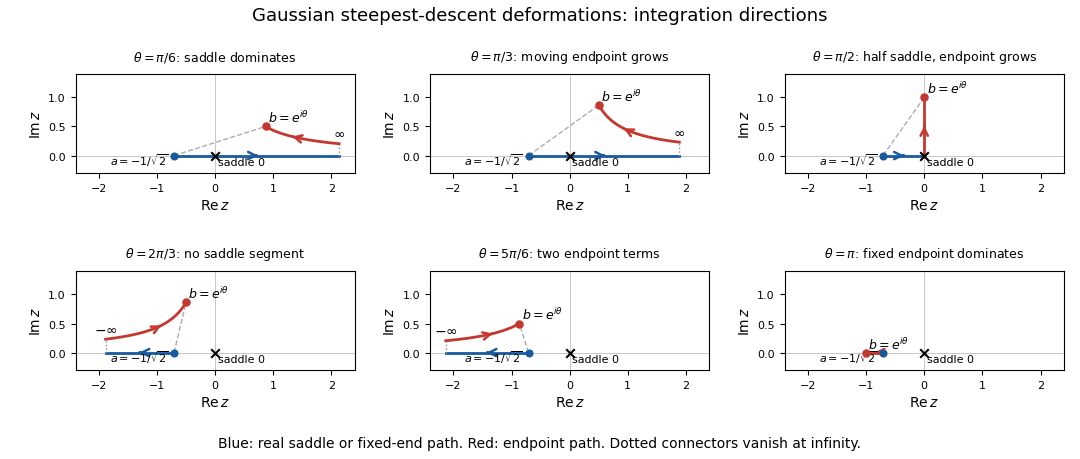

The script that saved this image:
"""Python 3.14; root NumPy/Matplotlib dependencies. Writes one opaque PNG to cwd."""
import matplotlib
matplotlib.use('Agg')
import matplotlib.pyplot as plt
import numpy as np
from math import pi,sqrt
fig,axes=plt.subplots(2,3,figsize=(10.8,4.6),dpi=100,facecolor='white')
angles=[pi/6,pi/3,pi/2,2*pi/3,5*pi/6,pi]
labels=[r'$\theta=\pi/6$: saddle dominates',r'$\theta=\pi/3$: moving endpoint grows',r'$\theta=\pi/2$: half saddle, endpoint grows',r'$\theta=2\pi/3$: no saddle segment',r'$\theta=5\pi/6$: two endpoint terms',r'$\theta=\pi$: fixed endpoint dominates']
a=-1/sqrt(2)
def arrow(ax,z,index=None,color='#185a9d'):
 index=len(z)//2 if index is None else index
 index=max(1,min(len(z)-2,index))
 ax.annotate('',xy=(z[index+1].real,z[index+1].imag),xytext=(z[index-1].real,z[index-1].imag),arrowprops={'arrowstyle':'->','color':color,'lw':1.8,'mutation_scale':13})
for ax,theta,title in zip(axes.flat,angles,labels):
 b=np.exp(1j*theta)
 ax.axhline(0,color='.78',lw=.7);ax.axvline(0,color='.78',lw=.7)
 ax.plot([a,b.real],[0,b.imag],ls='--',color='.68',lw=1,label='Original segment')
 if abs(theta-pi/2)<1e-8:
  z=np.linspace(a,0,120).astype(complex);ax.plot(z.real,z.imag,color='#185a9d',lw=2);arrow(ax,z)
  z=1j*np.linspace(0,1,120);ax.plot(z.real,z.imag,color='#c4382f',lw=2);arrow(ax,z,color='#c4382f')
 elif abs(theta-pi)<1e-8:
  z=np.linspace(a,-1,100).astype(complex);ax.plot(z.real,z.imag,color='#c4382f',lw=2);arrow(ax,z,color='#c4382f')
 else:
  curve=np.sqrt(b*b+np.linspace(0,4,240,dtype=complex))
  if theta>pi/2:curve=-curve
  realpath=np.linspace(a,curve[-1].real,160).astype(complex)
  ax.plot(realpath.real,realpath.imag,color='#185a9d',lw=2);arrow(ax,realpath)
  ax.plot([curve[-1].real,curve[-1].real],[0,curve[-1].imag],color='.55',lw=1,ls=':')
  path=curve[::-1];ax.plot(path.real,path.imag,color='#c4382f',lw=2);arrow(ax,path,index=170,color='#c4382f')
  ax.text(curve[-1].real,curve[-1].imag+.11,r'$\infty$' if theta<pi/2 else r'$-\infty$',ha='center',fontsize=10)
 ax.scatter([0],[0],marker='x',color='black',s=38,zorder=4);ax.text(.04,-.17,'saddle 0',fontsize=8)
 ax.scatter([a],[0],color='#185a9d',s=23,zorder=4);ax.text(a-.1,-.17,r'$a=-1/\sqrt{2}$',fontsize=8,ha='right')
 ax.scatter([b.real],[b.imag],color='#c4382f',s=26,zorder=4);ax.text(b.real+.04,b.imag+.07,r'$b=e^{i\theta}$',fontsize=9)
 ax.set(xlim=(-2.4,2.4),ylim=(-.3,1.4),xlabel=r'$\operatorname{Re}z$',ylabel=r'$\operatorname{Im}z$')
 ax.set_aspect('equal',adjustable='box');ax.set_title(title,fontsize=9,pad=10);ax.tick_params(labelsize=8)
fig.suptitle('Gaussian steepest-descent deformations: integration directions',fontsize=13,y=.985)
fig.text(.5,.025,'Blue: real saddle or fixed-end path. Red: endpoint path. Dotted connectors vanish at infinity.',ha='center',fontsize=10)
fig.subplots_adjust(left=.07,right=.985,bottom=.15,top=.88,wspace=.27,hspace=.42)
fig.savefig('paper-336-gaussian-descent-paths.png',dpi=100,facecolor='white',transparent=False)
plt.close(fig)
